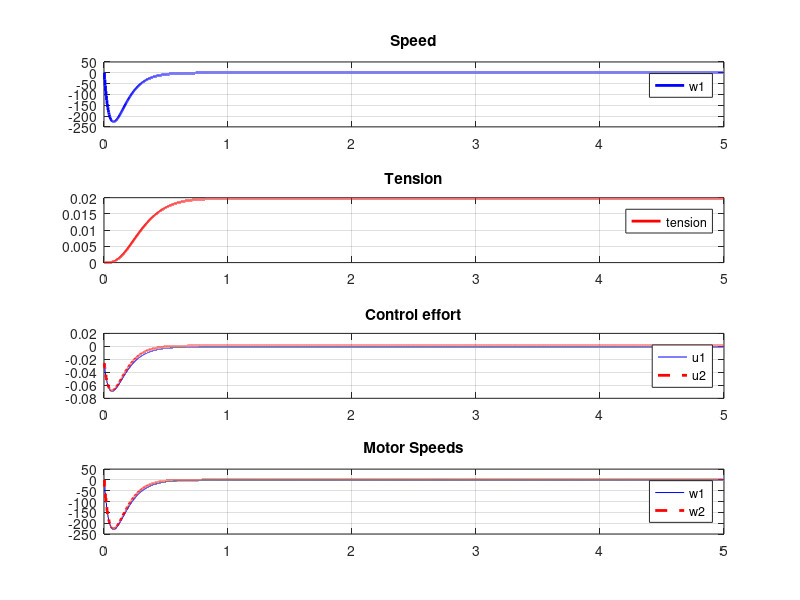
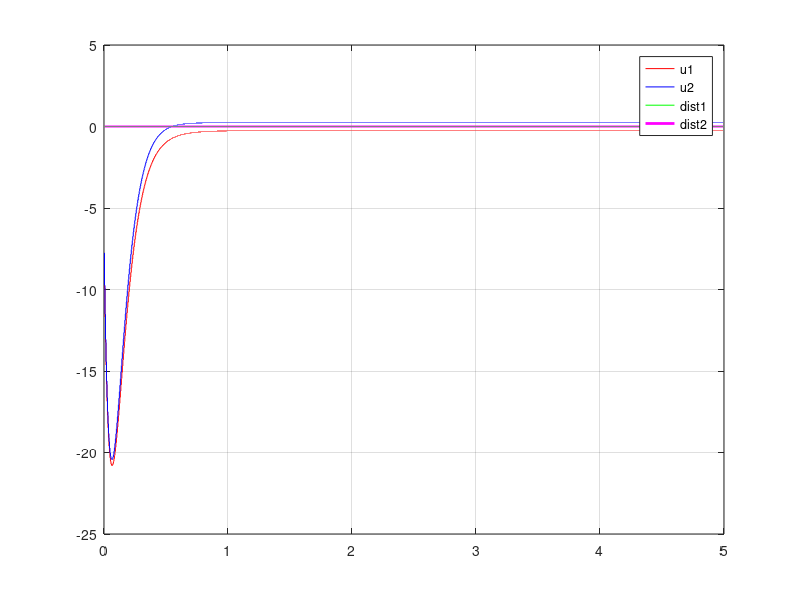

The MATLAB script that drew these images, in order:
clear;
load('result_data.mat')
y1 = y(:,1);
y2 = y(:,2);
u1 = u(:,1);
u2 = u(:,2);

w1 = x(:,1);
w2 = x(:,2);

% Input after amplifier
ug1 = u_gain(:,1);
ug2 = u_gain(:,2);

% Input disturbance
dist1 = dist(:,1);
dist2 = dist(:,2);

figure(10)
subplot(411)
plot(time,y1,'b', 'LineWidth',2)
grid
title('Speed')
legend('w1', 'w2', 'w3');

subplot(412)
plot(time,y2,'r', 'LineWidth',2)
grid
title('Tension')
legend('tension');

subplot(413)
plot(time,u1,'b', time, u2, '--r', 'LineWidth',2)
%axis([0 Tsim -11 11])
title('Control effort')
legend('u1', 'u2');
grid

subplot(414)
plot(time,w1,'b', time, w2, '--r', 'LineWidth',2)
%axis([0 Tsim -11 11])
title('Motor Speeds')
legend('w1', 'w2');
grid

%% Input Disturbance
figure(11)
plot(time, ug1, 'r', time, ug2, 'b', time, dist1, 'g', time, dist2, 'm', 'LineWidth', 2);
legend('u1', 'u2', 'dist1', 'dist2');
grid